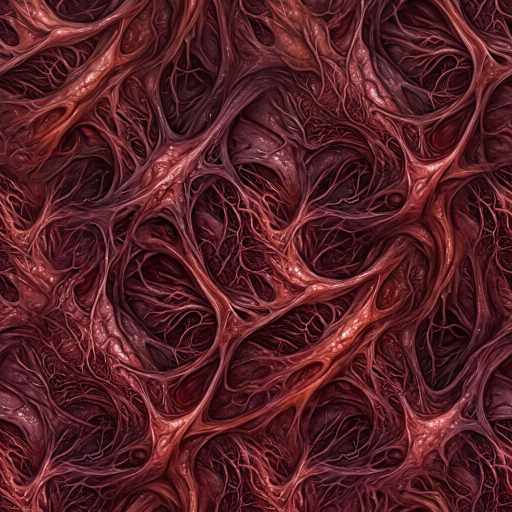
#> input picture 04-artist/analysis_horror_3410/materials/living_flesh_master.png, 1024 x 1024 px (shown at 1/2 size)
$ python horror_3410_flesh_family.py
#> lines starting #> are read from the running program, lines starting #| are printed output that depends on the picture; after the words box and inside, x2 and y2 are one past the last pixel; in counts of white or black regions, pixels touching at a corner belong together
#!/usr/bin/env python3
"""Four authored material sources -> candidate tiles. Deterministic; no random.

Experimental staging, never overwrites the 3.4.10 source tree. The four source
quadrants are distinct compositions, not rotates/flips/offsets of one 64px tile.
Moisan periodic-plus-smooth decomposition suppresses join gradients; this is a
numeric aid, not a substitute for inspecting the mixed wall in game.
"""
from pathlib import Path
import numpy as np
from PIL import Image,ImageDraw
import json,hashlib
R=Path(__file__).resolve().parents[1];M=R/'analysis_horror_3410/materials';O=R/'analysis_horror_3410/candidate_flesh_16';O.mkdir(exist_ok=True)
family={'living_flesh':['living_flesh_master.png','living_flesh_2.png','living_flesh_3.png','living_flesh_master.png'], 'ossified_flesh':['ossified_flesh_master.png','ossified_flesh_2.png','ossified_flesh_master.png','ossified_flesh_2.png'], 'charred_flesh':['charred_flesh_master.png']*4, 'fireproof_flesh':['fireproof_flesh_master.png']*4}
def periodic(a):
 a=a.astype(np.float64) # avoid uint8 wraparound in signed boundary differences
 h,w,_=a.shape;v=np.zeros_like(a,dtype=float);v[0,:,:]+=a[0,:,:]-a[-1,:,:];v[-1,:,:]+=a[-1,:,:]-a[0,:,:];v[:,0,:]+=a[:,0,:]-a[:,-1,:];v[:,-1,:]+=a[:,-1,:]-a[:,0,:]
 yy,xx=np.mgrid[:h,:w];den=2*np.cos(2*np.pi*xx/w)+2*np.cos(2*np.pi*yy/h)-4;den[0,0]=1
 smooth=np.fft.ifft2(np.fft.fft2(v,axes=(0,1))/den[:,:,None],axes=(0,1)).real;smooth-=smooth.mean(axis=(0,1),keepdims=True)
 return np.clip(np.rint(a+smooth),0,255).astype('uint8')
def metrics(img):
 a=np.asarray(img,dtype=float)[:,:,:3];x=np.abs(a[:,1:]-a[:,:-1]).mean();y=np.abs(a[1:]-a[:-1]).mean();sx=np.abs(a[:,0]-a[:,-1]).mean();sy=np.abs(a[0]-a[-1]).mean();return {'edge_x':round(sx,3),'edge_y':round(sy,3),'internal_x':round(x,3),'internal_y':round(y,3),'ratio_x':round(sx/max(x,1e-9),3),'ratio_y':round(sy/max(y,1e-9),3)}
records=[];images={}
for name,filenames in family.items():
 for i,(xx,yy) in enumerate([(0,0),(1,0),(0,1),(1,1)]):
  filename=filenames[i];src=Image.open(M/filename).convert('RGB');w,h=src.size;assert w>=128 and h>=128
#> further down, src is the input picture: PIL image 1024x1024 RGB; mean R, G, B 86.2, 32.1, 38.1
#> after `w, h = src.size`: w = 1024; h = 1024
  crop=src.crop((xx*w//2,yy*h//2,(xx+1)*w//2,(yy+1)*h//2)).resize((64,64),Image.Resampling.LANCZOS);a=periodic(np.array(crop));out=Image.fromarray(a,'RGB').convert('RGBA');path=O/(f'{name}_{i}.png');out.save(path,optimize=True);images[(name,i)]=out
#> after `crop = src.crop((xx * w // 2, yy * h // 2, (xx + 1) * w // 2, (yy + 1)`:
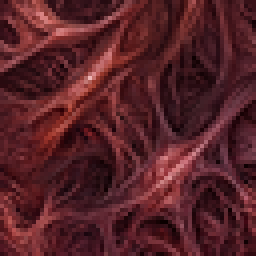
#> crop: PIL image 64x64 RGB (shown 4 times larger); mean R, G, B 85.7, 33.7, 39.1
#> in periodic, `v[0, :, :] += a[0, :, :] - a[-1, :, :]`:
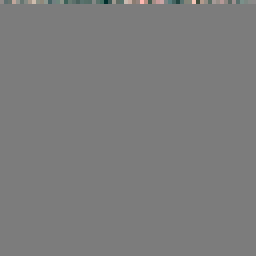
#> v: shape (64, 64, 3) float64 (shown 4 times larger); mean of channels 0, 1, 2 0, 0.1, 0; drawn with min black and max white
#> in periodic, `v[-1, :, :] += a[-1, :, :] - a[0, :, :]`:
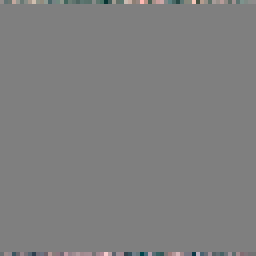
#> v: shape (64, 64, 3) float64 (shown 4 times larger); 1.56% of pixels changed, all inside (x1, y1, x2, y2) = (0, 63, 64, 64); drawn with min black and max white
#> in periodic, `v[:, 0, :] += a[:, 0, :] - a[:, -1, :]`:
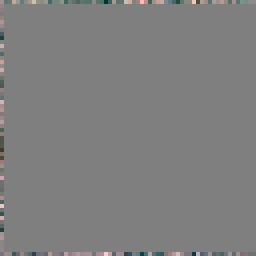
#> v: shape (64, 64, 3) float64 (shown 4 times larger); 1.56% of pixels changed, all inside (x1, y1, x2, y2) = (0, 0, 1, 64); drawn with min black and max white
#> in periodic, `v[:, -1, :] += a[:, -1, :] - a[:, 0, :]`:
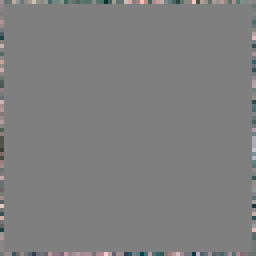
#> v: shape (64, 64, 3) float64 (shown 4 times larger); 1.56% of pixels changed, all inside (x1, y1, x2, y2) = (63, 0, 64, 64); drawn with min black and max white
#> in periodic, `smooth = np.fft.ifft2(np.fft.fft2(v, axes=(0, 1)) / den[:, :, None], a`:
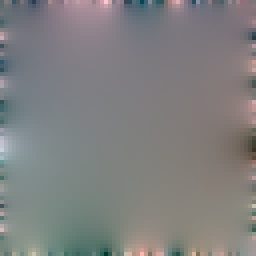
#> smooth: shape (64, 64, 3) float64 (shown 4 times larger); mean of channels 0, 1, 2 0, 0, 0; drawn with min black and max white
  records.append({'name':path.name,'dimensions':[64,64],'bytes':path.stat().st_size,'sha256':hashlib.sha256(path.read_bytes()).hexdigest(),'metrics':metrics(out),'source':filename,'source_quadrant':i})
#> in metrics, `x = np.abs(a[:, 1:] - a[:, :-1]).mean()`: x = 15.44
#> in metrics, `y = np.abs(a[1:] - a[:-1]).mean()`: y = 14.34
#> in metrics, `sx = np.abs(a[:, 0] - a[:, -1]).mean()`: sx = 8.29
#> in metrics, `sy = np.abs(a[0] - a[-1]).mean()`: sy = 8.08
#> (the run stopped early here; a loop or call above may not have finished)

$ run again, with 04-artist/analysis_horror_3410/materials/living_flesh_3.png copied over 04-artist/analysis_horror_3410/materials/living_flesh_master.png
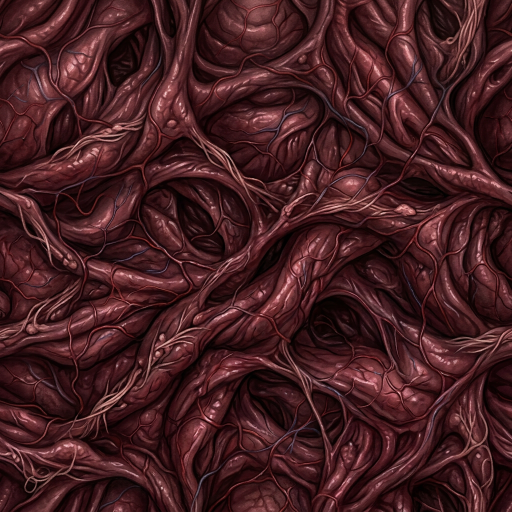
#> input picture 04-artist/analysis_horror_3410/materials/living_flesh_3.png, 1024 x 1024 px (shown at 1/2 size)
#> src is the input picture: PIL image 1024x1024 RGB; mean R, G, B 68.9, 30.7, 33.5
#> v: shape (64, 64, 3) float64; mean of channels 0, 1, 2 0, 0, 0
#> v: shape (64, 64, 3) float64; mean of channels 0, 1, 2 -0.3, -0.2, -0.2
#> in periodic, `v[:, -1, :] += a[:, -1, :] - a[:, 0, :]`:
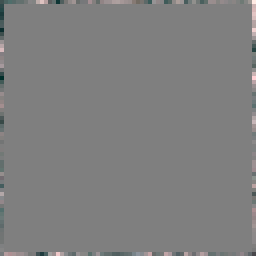
#> v: shape (64, 64, 3) float64 (shown 4 times larger); mean of channels 0, 1, 2 0, 0, 0; drawn with min black and max white
#> in periodic, `return np.clip(np.rint(a+smooth),0,255).astype('uint8')`:
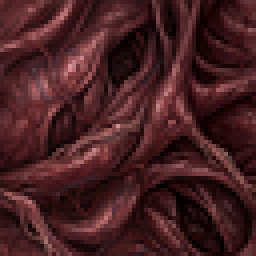
#> returned value: shape (64, 64, 3) (shown 4 times larger); mean of channels 0, 1, 2 70.4, 32.1, 34.7; drawn as R, G, B
#> x = 14.41
#> y = 14.13
#> sx = 7.81
#> sy = 9.63

$ run again, with 04-artist/analysis_horror_3410/materials/ossified_flesh_2.png copied over 04-artist/analysis_horror_3410/materials/living_flesh_master.png
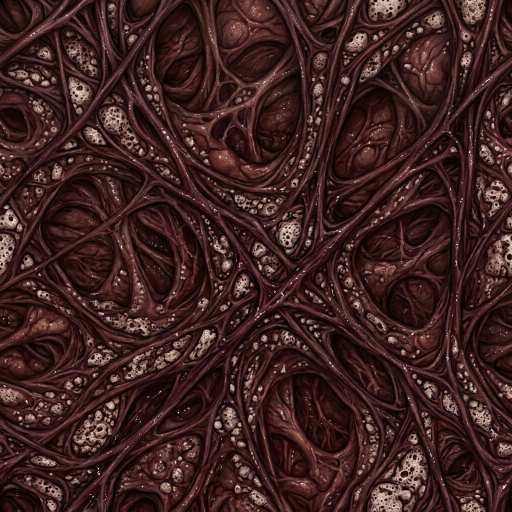
#> input picture 04-artist/analysis_horror_3410/materials/ossified_flesh_2.png, 1024 x 1024 px (shown at 1/2 size)
#> src is the input picture: PIL image 1024x1024 RGB; mean R, G, B 61.9, 34.1, 32.7
#> `crop = src.crop((xx * w // 2, yy * h // 2, (xx + 1) * w // 2, (yy + 1)`:
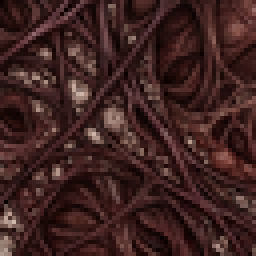
#> crop: PIL image 64x64 RGB (shown 4 times larger); mean R, G, B 62, 34.5, 32.9
#> v: shape (64, 64, 3) float64; mean of channels 0, 1, 2 0, 0, 0
#> v: shape (64, 64, 3) float64; mean of channels 0, 1, 2 -0.1, 0, 0
#> v: shape (64, 64, 3) float64; mean of channels 0, 1, 2 0, 0, 0
#> in periodic, `smooth = np.fft.ifft2(np.fft.fft2(v, axes=(0, 1)) / den[:, :, None], a`:
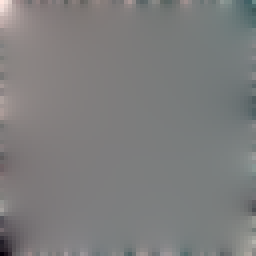
#> smooth: shape (64, 64, 3) float64 (shown 4 times larger); mean of channels 0, 1, 2 0, 0, 0; drawn with min black and max white
#> x = 18.51
#> y = 17.39
#> sx = 10.98
#> sy = 12.3
